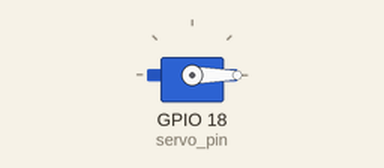
Bench run of a program on a simulated Raspberry Pi (BCM pin numbers). Parts: servo. Servo angles are drawn from the pulse width (0.5 ms = 0°, 2.5 ms = 180°).

Above: at 0.05 s.
At 3.0 s:
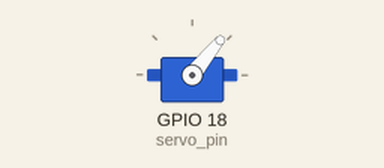
At 6.0 s:
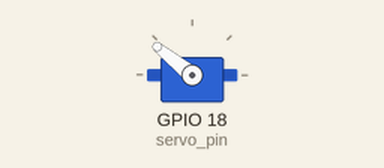
At 12.0 s:
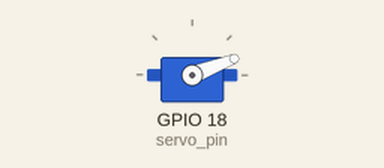
Timing chart, 0 to 15.6 s (numbered marks = the images above):
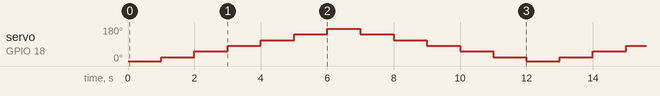

Measured:
- by itself, servo on GPIO 18 (servo_pin): repeats every 12.0 s: 51° 1.0 s, 81° 1.0 s, 111° 1.0 s, 141° 1.0 s, 171° 1.0 s, 141° 1.0 s, 111° 1.0 s, 81° 1.0 s, 51° 1.0 s, 21° 1.0 s, 0° 1.0 s, 21° 1.0 s

The program:

main.py
```python
import RPi.GPIO as GPIO
import time

# Set up GPIO mode
GPIO.setmode(GPIO.BCM)

# Set up the GPIO pin for PWM (GPIO 18 is commonly used)
servo_pin = 18
GPIO.setup(servo_pin, GPIO.OUT)

# Set up PWM with a frequency of 50Hz (typical for servo motors)
pwm = GPIO.PWM(servo_pin, 50)
pwm.start(0)  # Start PWM with 0% duty cycle (servo is at its initial position)

def move_servo(angle):
    # Convert angle to duty cycle (servo expects values between 2% and 12%)
    duty = float(angle) / 18 + 2
    pwm.ChangeDutyCycle(duty)
    time.sleep(1)  # Wait for the servo to reach the position

try:
    while True:
        # Test servo by moving it to different angles
        for angle in range(0, 180, 30):  # Sweep from 0 to 180 degrees
            move_servo(angle)
        for angle in range(180, 0, -30):  # Sweep back from 180 to 0 degrees
            move_servo(angle)

except KeyboardInterrupt:
    print("Program interrupted by user")

finally:
    pwm.stop()  # Stop PWM
    GPIO.cleanup()  # Clean up GPIO settings
```
